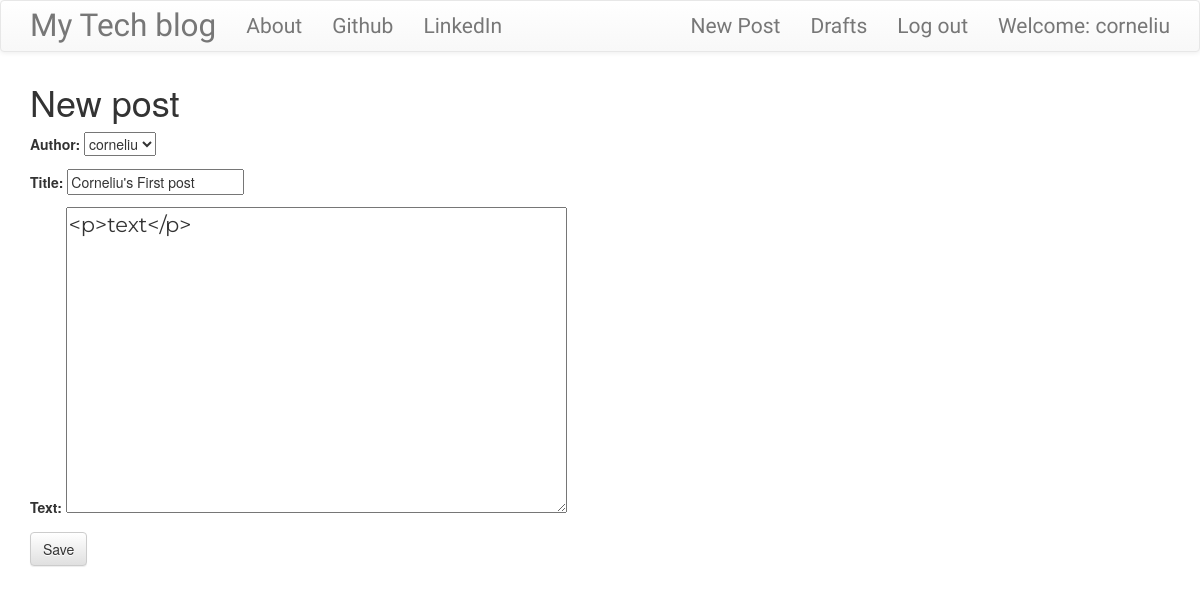
Screenshot of /post/2/edit/ (signed in) with the database file from the repository.
### blog/models.py (models this page shows, shortened)
class Post(models.Model):
    author = models.ForeignKey('auth.User',on_delete=models.CASCADE)
    title = models.CharField(max_length=200)
    text = models.TextField()
    created_date = models.DateTimeField(default=timezone.now)
    published_date = models.DateTimeField(blank=True, null=True)

### blog/views.py (the view)
# urls.py: path("post/<int:pk>/edit/", views.PostUpdateView.as_view(),name='post_edit'),
class PostUpdateView(LoginRequiredMixin,UpdateView):
        login_url = '/login/'
        redirect_field_name = 'blog/post_detail.html'
        form_class = PostForm
        model = Post

### blog/forms.py
class PostForm(forms.ModelForm):
    class Meta():
        model = Post
        fields = ('author', 'title', 'text')
        widgets = {
            'title':forms.TextInput(attrs={'class':'textinputclass'}),
            'text':forms.Textarea(attrs={'class':'editable medium-editor-textarea postcontent'})
        }

### blog/templates/blog/post_form.html (shortened to what this page needs)
{% extends 'blog/base.html' %}
{% block content %}
    <h1>New post</h1>
    <form method="POST" class="post-form">
    {{form.as_p}}
    <button type="submit" class="save btn btn-default">Save</button>
    </form>
{% endblock %}

### blog/templates/blog/base.html (shortened to what this page needs)
<!DOCTYPE html>
{% load static %}
<html>
    <head>
        <link rel="stylesheet" href="https://maxcdn.bootstrapcdn.com/bootstrap/3.3.7/css/bootstrap.min.css">
        <link rel="stylesheet" href="https://maxcdn.bootstrapcdn.com/bootstrap/3.3.7/css/bootstrap-theme.min.css">
        <link rel="stylesheet" href="//cdn.jsdelivr.net/medium-editor/latest/css/medium-editor.min.css" type="text/css" media="screen" charset="utf-8">
        <link rel="stylesheet" href="{% static 'css/blog.css' %}">
<body class='loader'>
  <nav class="navbar navbar-default techfont custom-navbar">
    <div class="container">
      <ul class="nav navbar-nav">
        <li><a class='navbar-brand bigbrand' href="{% url 'post_list' %}">My Tech blog</a></li>
        <li><a href="{% url 'about'%}">About</a></li>
        <li><a href="https://www.github.com">Github</a></li>
        <li><a href="https://www.linkedin.com">LinkedIn</a></li>
      </ul>
      <ul class="nav navbar-nav navbar-right">
        {% if user.is_authenticated %}
        <li>
          <a href="{% url 'post_new' %}" >New Post</a>
        </li>
        <li>
          <a href="{% url 'post_draft_list' %}">Drafts</a>
        </li>
        <li>
          <a href="{% url 'logout' %}" >Log out</a>
        </li>
        <li>
          <a >Welcome: {{ user.username }}</a>
        </li>
          {% else %}
          <li><a class='nav navbar-right' href="{% url 'login' %}" ><span class="glyphicon glyphicon-user"></span></a></li>
        {% endif %}
      </ul>
  </div>
</nav>
        <div class="content container">
            <div class="row">
                <div class="col-md-8">
                  <div class="blog_posts">
                    {% block content %}
                    {% endblock %}
                  </div>
                </div>
            </div>
        </div>
</body>
</html>

### blog/static/css/blog.css (style rules this page uses)
.techfont { font-family: 'Russo One', sans-serif; font-size: 1.5em; margin-bottom: 10px; }
.postcontent { font-family: 'Montserrat'; font-size: 1.5em; }
.bigbrand { font-size: 1.5em; }
.loader { filter:hue-rotate(0deg); color: linear-gradient(45deg,#0f8,#08f); animation:hue 5000ms infinite linear; }

### rows the page displays
Post: author "corneliu", title "Corneliu's First post", text "<p>text</p>"

### other values shown
{{ user.username }} "corneliu"
